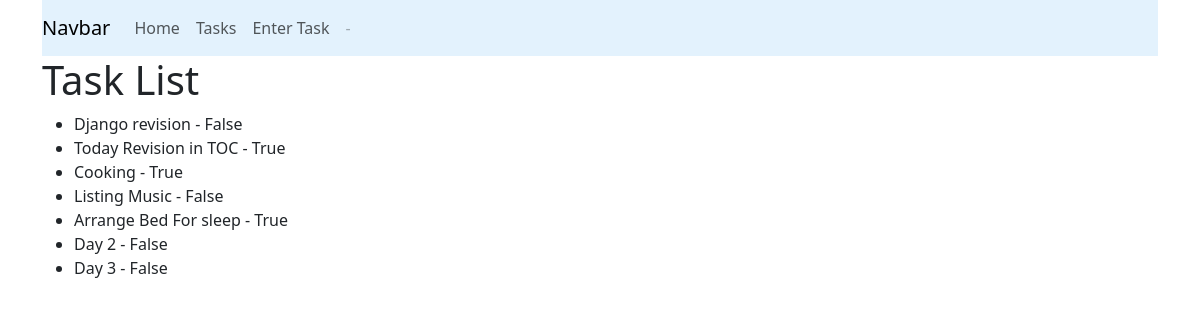
Page /task/ on the earlier database version.
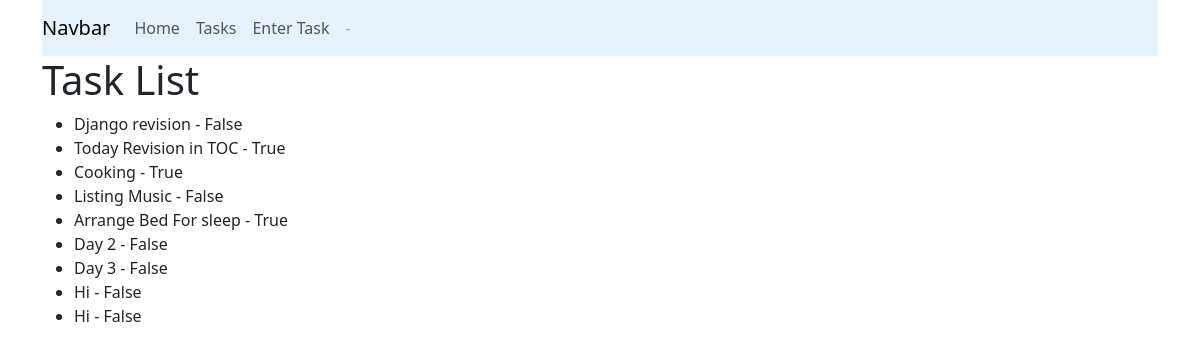
Same page on the later database version.
### tasks/models.py (models this page shows)
class Task(models.Model):
    title = models.CharField(max_length=200)
    description = models.CharField(max_length=500)
    created_at = models.DateTimeField(auto_now_add=True)
    is_completed = models.BooleanField(default=False)

### tasks/views.py (the view)
# urls.py: path("", views.home, name="task"),
def home(request):
    data = {
        'all_tasks': Task.objects.all(),
        'title': "Task"
    }
    return render(request, "task.html", data)

### tasks/templates/task.html
{% extends "index.html" %}
{% block content %}
<h1>Task List</h1>
<ul>
  {% for t in all_tasks %}
    <li>{{ t.title }} - {{ t.is_completed }}</li>
  {% empty %}
    <li>No tasks found</li>
  {% endfor %}
</ul>
{% endblock %}

Differences in the rows shown:
added Task: title "Hi", is_completed "False"
added Task: title "Hi", is_completed "False"
